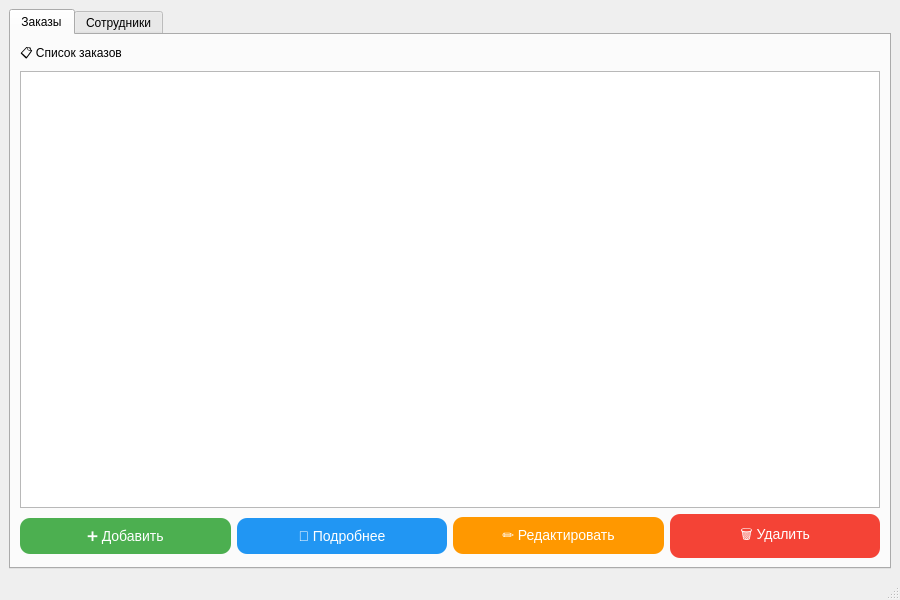
<?xml version="1.0" encoding="UTF-8"?>
<ui version="4.0">
 <class>MainWindow</class>
 <widget class="QMainWindow" name="MainWindow">
  <property name="geometry">
   <rect>
    <x>0</x>
    <y>0</y>
    <width>900</width>
    <height>600</height>
   </rect>
  </property>
  <property name="windowTitle">
   <string>Учет компьютерной мастерской</string>
  </property>
  <widget class="QWidget" name="centralwidget">
   <layout class="QVBoxLayout" name="verticalLayout_main">
    <item>
     <widget class="QTabWidget" name="tabWidget">
      <property name="currentIndex">
       <number>0</number>
      </property>
      <widget class="QWidget" name="tabOrders">
       <attribute name="title">
        <string>Заказы</string>
       </attribute>
       <layout class="QVBoxLayout" name="verticalLayout_orders">
        <item>
         <widget class="QLabel" name="label_orders">
          <property name="text">
           <string>📋 Список заказов</string>
          </property>
         </widget>
        </item>
        <item>
         <widget class="QTableView" name="tableViewOrders"/>
        </item>
        <item>
         <layout class="QHBoxLayout" name="horizontalLayout_buttons_orders">
          <item>
           <widget class="QPushButton" name="pushButton_addOrder">
            <property name="styleSheet">
             <string>background-color: #4CAF50; color: white; border-radius: 10px; padding: 10px; font-size: 14px;</string>
            </property>
            <property name="text">
             <string>➕ Добавить</string>
            </property>
           </widget>
          </item>
          <item>
           <widget class="QPushButton" name="pushButton_viewOrder">
            <property name="styleSheet">
             <string>background-color: #2196F3; color: white; border-radius: 10px; padding: 10px; font-size: 14px;</string>
            </property>
            <property name="text">
             <string>📄 Подробнее</string>
            </property>
           </widget>
          </item>
          <item>
           <widget class="QPushButton" name="pushButton_editOrder">
            <property name="styleSheet">
             <string>background-color: #FF9800; color: white; border-radius: 10px; padding: 10px; font-size: 14px;</string>
            </property>
            <property name="text">
             <string>✏️ Редактировать</string>
            </property>
           </widget>
          </item>
          <item>
           <widget class="QPushButton" name="pushButton_deleteOrder">
            <property name="styleSheet">
             <string>background-color: #F44336; color: white; border-radius: 10px; padding: 10px; font-size: 14px;</string>
            </property>
            <property name="text">
             <string>🗑️ Удалить</string>
            </property>
           </widget>
          </item>
         </layout>
        </item>
       </layout>
      </widget>
      <widget class="QWidget" name="tabEmployees">
       <attribute name="title">
        <string>Сотрудники</string>
       </attribute>
       <layout class="QVBoxLayout" name="verticalLayout_employees">
        <item>
         <widget class="QLabel" name="label_employees">
          <property name="text">
           <string>👨‍💻 Сотрудники</string>
          </property>
         </widget>
        </item>
        <item>
         <widget class="QTableView" name="tableViewEmployees"/>
        </item>
        <item>
         <layout class="QHBoxLayout" name="horizontalLayout_buttons_employees">
          <item>
           <widget class="QPushButton" name="pushButton_addEmployee">
            <property name="styleSheet">
             <string>background-color: #4CAF50; color: white; border-radius: 10px; padding: 10px; font-size: 14px;</string>
            </property>
            <property name="text">
             <string>➕ Добавить</string>
            </property>
           </widget>
          </item>
          <item>
           <widget class="QPushButton" name="pushButton_editEmployee">
            <property name="styleSheet">
             <string>background-color: #FF9800; color: white; border-radius: 10px; padding: 10px; font-size: 14px;</string>
            </property>
            <property name="text">
             <string>✏️ Редактировать</string>
            </property>
           </widget>
          </item>
          <item>
           <widget class="QPushButton" name="pushButton_deleteEmployee">
            <property name="styleSheet">
             <string>background-color: #F44336; color: white; border-radius: 10px; padding: 10px; font-size: 14px;</string>
            </property>
            <property name="text">
             <string>🗑️ Удалить</string>
            </property>
           </widget>
          </item>
         </layout>
        </item>
       </layout>
      </widget>
     </widget>
    </item>
   </layout>
  </widget>
  <widget class="QMenuBar" name="menubar">
   <property name="geometry">
    <rect>
     <x>0</x>
     <y>0</y>
     <width>900</width>
     <height>21</height>
    </rect>
   </property>
  </widget>
  <widget class="QStatusBar" name="statusbar"/>
 </widget>
 <resources/>
 <connections/>
</ui>
